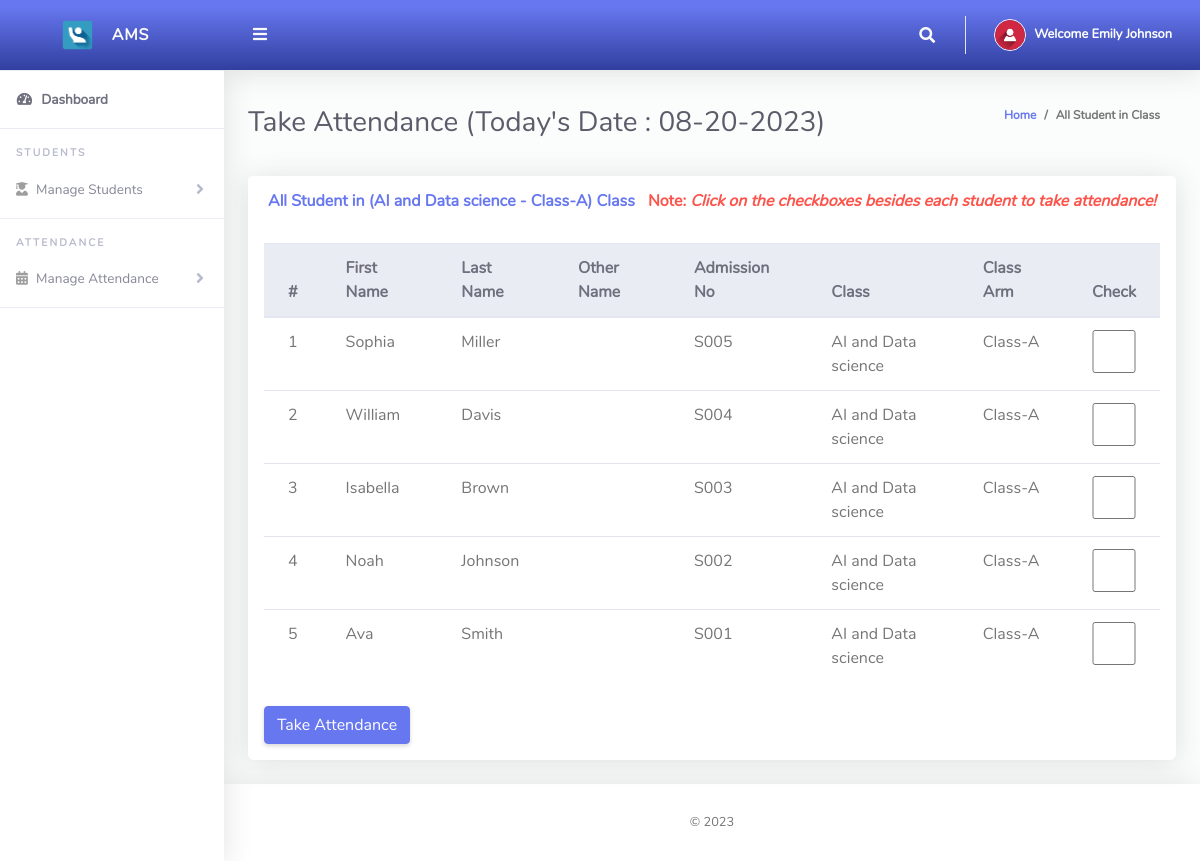
Screenshot of /ClassTeacher/takeAttendance.php (signed in) with the database file from the repository.
### tables this page shows
CREATE TABLE `tblclassteacher` (
  `Id` int(10) NOT NULL,
  `firstName` varchar(255) NOT NULL,
  `lastName` varchar(255) NOT NULL,
  `emailAddress` varchar(255) NOT NULL,
  `password` varchar(255) NOT NULL,
  `phoneNo` varchar(50) NOT NULL,
  `classId` varchar(10) NOT NULL,
  `classArmId` varchar(10) NOT NULL,
  `dateCreated` varchar(50) NOT NULL
);

CREATE TABLE `tblstudents` (
  `Id` int(10) NOT NULL,
  `firstName` varchar(255) NOT NULL,
  `lastName` varchar(255) NOT NULL,
  `otherName` varchar(255) NOT NULL,
  `admissionNumber` varchar(255) NOT NULL,
  `password` varchar(50) NOT NULL,
  `classId` varchar(10) NOT NULL,
  `classArmId` varchar(10) NOT NULL,
  `dateCreated` varchar(50) NOT NULL
);

CREATE TABLE `tblclass` (
  `Id` int(10) NOT NULL,
  `className` varchar(255) NOT NULL
);

CREATE TABLE `tblclassarms` (
  `Id` int(10) NOT NULL,
  `classId` varchar(10) NOT NULL,
  `classArmName` varchar(255) NOT NULL,
  `isAssigned` varchar(10) NOT NULL
);

### ClassTeacher/takeAttendance.php (the view, shortened to what this page needs)
<?php
include '../Includes/dbcon.php';
    $query = "SELECT tblclass.className,tblclassarms.classArmName
    FROM tblclassteacher
    INNER JOIN tblclass ON tblclass.Id = tblclassteacher.classId
    INNER JOIN tblclassarms ON tblclassarms.Id = tblclassteacher.classArmId
    Where tblclassteacher.Id = '$_SESSION[userId]'";
    $rs = $conn->query($query);
    $rrw = $rs->fetch_assoc();
?>
<!DOCTYPE html>
<html lang="en">
<head>
  <link href="../vendor/fontawesome-free/css/all.min.css" rel="stylesheet" type="text/css">
  <link href="../vendor/bootstrap/css/bootstrap.min.css" rel="stylesheet" type="text/css">
  <link href="css/ruang-admin.min.css" rel="stylesheet">
</head>
<body id="page-top">
  <div id="wrapper">
      <?php include "Includes/sidebar.php";?>
    <div id="content-wrapper" class="d-flex flex-column">
      <div id="content">
       <?php include "Includes/topbar.php";?>
        <div class="container-fluid" id="container-wrapper">
          <div class="d-sm-flex align-items-center justify-content-between mb-4">
            <h1 class="h3 mb-0 text-gray-800">Take Attendance (Today's Date : <?php echo $todaysDate = date("m-d-Y");?>)</h1>
            <ol class="breadcrumb">
              <li class="breadcrumb-item"><a href="./">Home</a></li>
              <li class="breadcrumb-item active" aria-current="page">All Student in Class</li>
            </ol>
          </div>
          <div class="row">
            <div class="col-lg-12">
        <form method="post">
            <div class="row">
              <div class="col-lg-12">
              <div class="card mb-4">
                <div class="card-header py-3 d-flex flex-row align-items-center justify-content-between">
                  <h6 class="m-0 font-weight-bold text-primary">All Student in (<?php echo $rrw['className'].' - '.$rrw['classArmName'];?>) Class</h6>
                  <h6 class="m-0 font-weight-bold text-danger">Note: <i>Click on the checkboxes besides each student to take attendance!</i></h6>
                </div>
                <div class="table-responsive p-3">
                  <table class="table align-items-center table-flush table-hover">
                    <thead class="thead-light">
                      <tr>
                        <th>#</th>
                        <th>First Name</th>
                        <th>Last Name</th>
                        <th>Other Name</th>
                        <th>Admission No</th>
                        <th>Class</th>
                        <th>Class Arm</th>
                        <th>Check</th>
                      </tr>
                    </thead>
                    <tbody>
                  <?php
                      $query = "SELECT tblstudents.Id,tblstudents.admissionNumber,tblclass.className,tblclass.Id As classId,tblclassarms.classArmName,tblclassarms.Id AS classArmId,tblstudents.firstName,
                      tblstudents.lastName,tblstudents.otherName,tblstudents.admissionNumber,tblstudents.dateCreated
                      FROM tblstudents
                      INNER JOIN tblclass ON tblclass.Id = tblstudents.classId
                      INNER JOIN tblclassarms ON tblclassarms.Id = tblstudents.classArmId
                      where tblstudents.classId = '$_SESSION[classId]' and tblstudents.classArmId = '$_SESSION[classArmId]'";
                      $rs = $conn->query($query);
                      $num = $rs->num_rows;
                      $sn=0;
                      if($num > 0)
                      {
                        while ($rows = $rs->fetch_assoc())
                          {
                             $sn = $sn + 1;
                            echo"
                              <tr>
                                <td>".$sn."</td>
                                <td>".$rows['firstName']."</td>
                                <td>".$rows['lastName']."</td>
                                <td>".$rows['otherName']."</td>
                                <td>".$rows['admissionNumber']."</td>
                                <td>".$rows['className']."</td>
                                <td>".$rows['classArmName']."</td>
                                <td><input name='check[]' type='checkbox' value=".$rows['admissionNumber']." class='form-control'></td>
                              </tr>";
                          }
                      }
                      else
                      {
                           echo
                           "<div class='alert alert-danger' role='alert'>
                            No Record Found!
                            </div>";
                      }
                      ?>
                    </tbody>
                  </table>
                  <br>
                  <button type="submit" name="save" class="btn btn-primary">Take Attendance</button>
                  </form>
                </div>
              </div>
            </div>
            </div>
          </div>
        </div>
       <?php include "Includes/footer.php";?>
</body>
</html>

### ClassTeacher/Includes/sidebar.php (shortened to what this page needs)
<ul class="navbar-nav sidebar sidebar-light accordion" id="accordionSidebar">
     <a class="sidebar-brand d-flex align-items-center bg-gradient-primary justify-content-center" href="index.php">
       <div class="sidebar-brand-icon" >
         <img src="img/logo/attnlg.jpg">
       </div>
       <div class="sidebar-brand-text mx-3">AMS</div>
     </a>
     <hr class="sidebar-divider my-0">
     <li class="nav-item active">
       <a class="nav-link" href="index.php">
         <i class="fas fa-fw fa-tachometer-alt"></i>
         <span>Dashboard</span></a>
     </li>
     <hr class="sidebar-divider">
     <div class="sidebar-heading">
       Students
     </div>
      <li class="nav-item">
       <a class="nav-link collapsed" href="#" data-toggle="collapse" data-target="#collapseBootstrap2"
         aria-expanded="true" aria-controls="collapseBootstrap2">
         <i class="fas fa-user-graduate"></i>
         <span>Manage Students</span>
       </a>
     </li>
     <hr class="sidebar-divider">
     <div class="sidebar-heading">
     Attendance
     </div>
      <li class="nav-item">
       <a class="nav-link collapsed" href="#" data-toggle="collapse" data-target="#collapseBootstrapcon"
         aria-expanded="true" aria-controls="collapseBootstrapcon">
         <i class="fa fa-calendar-alt"></i>
         <span>Manage Attendance</span>
       </a>
     </li>
     <hr class="sidebar-divider">
   </ul>

### ClassTeacher/Includes/topbar.php (shortened to what this page needs)
<?php
  $query = "SELECT * FROM tblclassteacher WHERE Id = ".$_SESSION['userId']."";
  $rs = $conn->query($query);
  $rows = $rs->fetch_assoc();
  $fullName = $rows['firstName']." ".$rows['lastName'];;
?>
<nav class="navbar navbar-expand navbar-light bg-gradient-primary topbar mb-4 static-top">
          <button id="sidebarToggleTop" class="btn btn-link rounded-circle mr-3">
            <i class="fa fa-bars"></i>
          </button>
          <ul class="navbar-nav ml-auto">
            <li class="nav-item dropdown no-arrow">
              <a class="nav-link dropdown-toggle" href="#" id="searchDropdown" role="button" data-toggle="dropdown"
                aria-haspopup="true" aria-expanded="false">
                <i class="fas fa-search fa-fw"></i>
              </a>
            </li>
            <li class="nav-item dropdown no-arrow">
              <a class="nav-link dropdown-toggle" href="#" id="userDropdown" role="button" data-toggle="dropdown"
                aria-haspopup="true" aria-expanded="false">
                <img class="img-profile rounded-circle" src="img/user-icn.png" style="max-width: 60px">
                <span class="ml-2 d-none d-lg-inline text-white small"><b>Welcome <?php echo $fullName;?></b></span>
              </a>
            </li>
          </ul>
        </nav>

### ClassTeacher/Includes/footer.php
<footer class="sticky-footer bg-white">
        <div class="container my-auto">
          <div class="copyright text-center my-auto">
            <span> &copy; <script> document.write(new Date().getFullYear()); </script>
            </span>
          </div>
        </div>
      </footer>

### rows the page displays
tblclassteacher: fullName "Emily Johnson"
tblstudents: firstName "Sophia", lastName "Miller", admissionNumber "S005", classId.className "AI and Data science", classArmId.classArmName "Class-A"
tblstudents: firstName "William", lastName "Davis", admissionNumber "S004", classId.className "AI and Data science", classArmId.classArmName "Class-A"
tblstudents: firstName "Isabella", lastName "Brown", admissionNumber "S003", classId.className "AI and Data science", classArmId.classArmName "Class-A"
tblstudents: firstName "Noah", lastName "Johnson", admissionNumber "S002", classId.className "AI and Data science", classArmId.classArmName "Class-A"
tblstudents: firstName "Ava", lastName "Smith", admissionNumber "S001", classId.className "AI and Data science", classArmId.classArmName "Class-A"

### other values shown
$rrw['className'] "AI and Data science"
$rrw['classArmName'] "Class-A"
